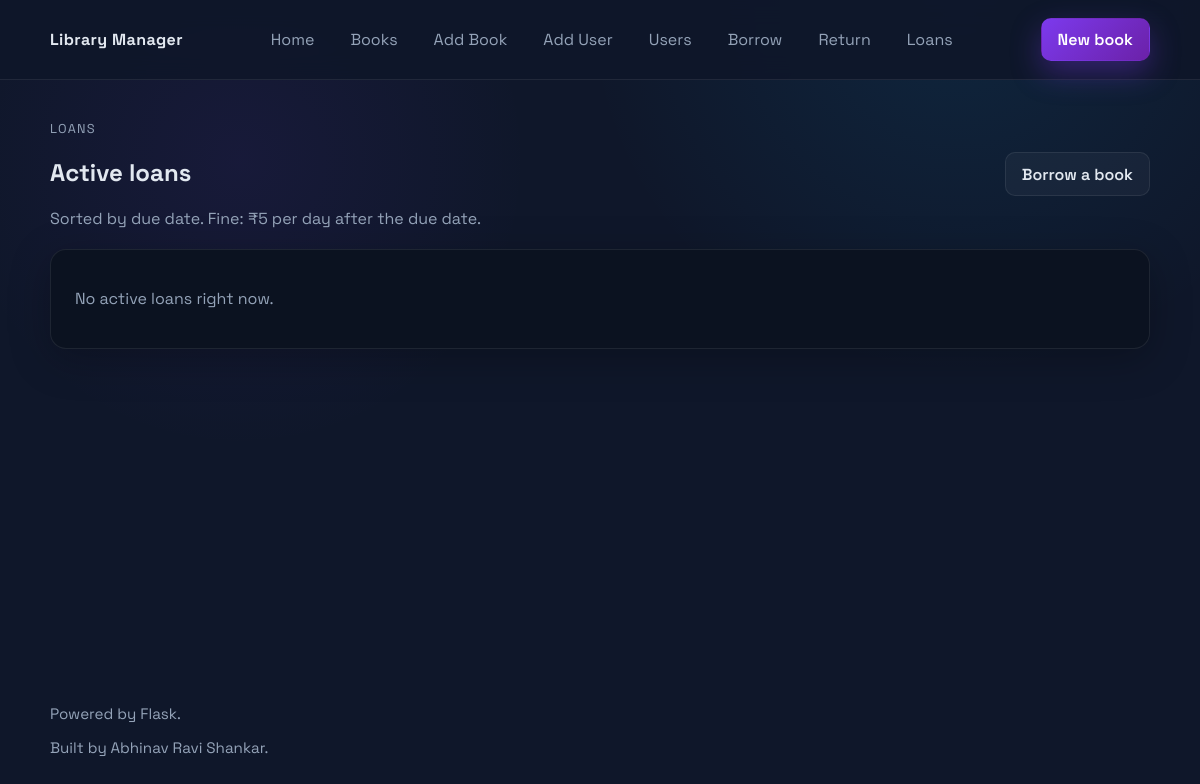
Page /loans on the earlier database version.
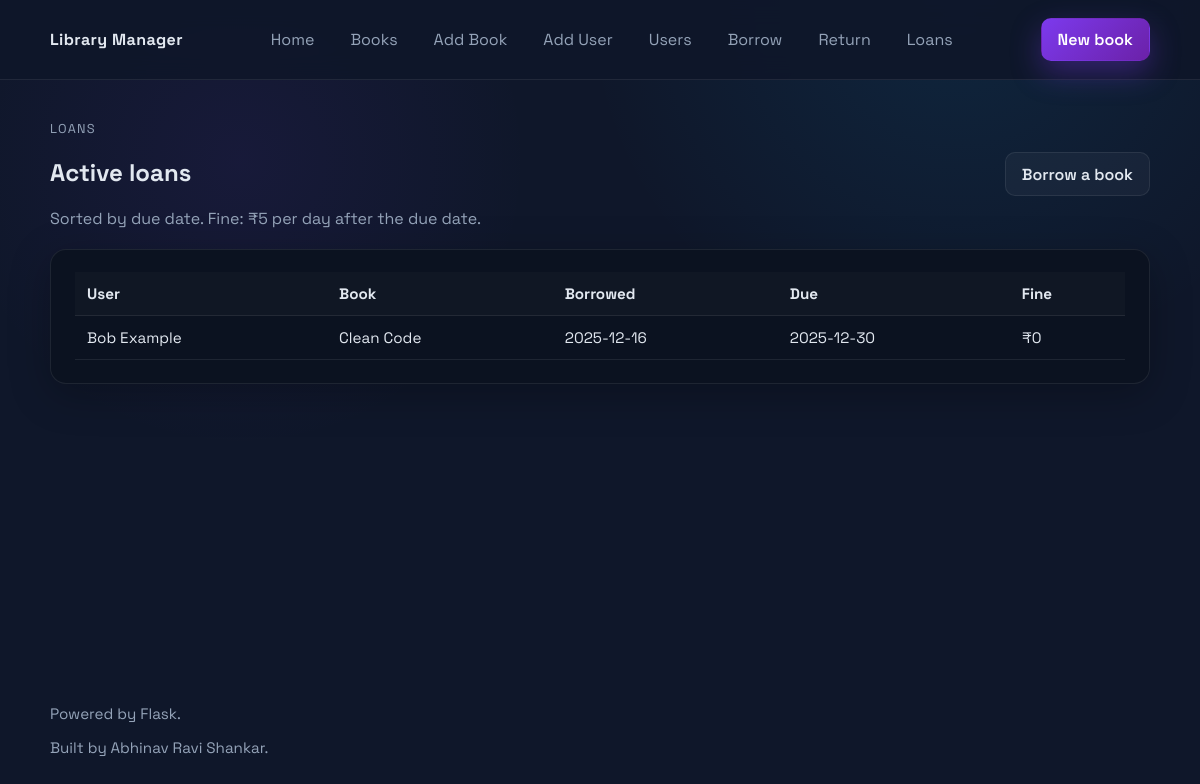
Same page on the later database version.
### tables this page shows
CREATE TABLE loans (
    id INTEGER PRIMARY KEY AUTOINCREMENT,
    user_id INTEGER NOT NULL,
    book_id INTEGER NOT NULL,
    borrow_date TEXT NOT NULL,
    due_date TEXT NOT NULL,
    return_date TEXT,
    FOREIGN KEY (user_id) REFERENCES users(id) ON DELETE CASCADE,
    FOREIGN KEY (book_id) REFERENCES books(id) ON DELETE CASCADE
);

CREATE TABLE users (
    id INTEGER PRIMARY KEY AUTOINCREMENT,
    name TEXT NOT NULL,
    email TEXT NOT NULL UNIQUE
);

CREATE TABLE books (
    id INTEGER PRIMARY KEY AUTOINCREMENT,
    title TEXT NOT NULL,
    author TEXT NOT NULL,
    isbn TEXT NOT NULL UNIQUE,
    total_copies INTEGER NOT NULL CHECK (total_copies >= 0),
    available_copies INTEGER NOT NULL CHECK (available_copies >= 0)
);

### app.py (the view)
@app.route("/loans")
def list_loans():
    today = datetime.now().date()
    with get_db_connection() as conn:
        loans = get_active_loans(conn, today)
    return render_template("loans.html", loans=loans, fine_rate=FINE_RATE)

### app.py (called while the page is built)
def get_db_connection():
    conn = sqlite3.connect(DB_PATH)
    conn.row_factory = sqlite3.Row
    return conn

def calculate_fine(due_date_str: str, today: Optional[date] = None) -> tuple[int, int]:
    today = today or date.today()
    due_date = datetime.strptime(due_date_str, "%Y-%m-%d").date()
    days_late = max((today - due_date).days, 0)
    fine_amount = days_late * FINE_RATE
    return days_late, fine_amount

### templates/loans.html (shortened to what this page needs)
{% extends "layout.html" %}
{% block content %}
<section class="page-heading">
    <div>
        <p class="eyebrow">Loans</p>
        <h1>Active loans</h1>
        <p class="lede">Sorted by due date. Fine: ₹{{ fine_rate }} per day after the due date.</p>
    </div>
    <a class="btn btn-ghost" href="{{ url_for('borrow') }}">Borrow a book</a>
</section>
<section class="card">
    {% if loans %}
    <div class="table-wrap">
        <table class="data-table">
            <thead>
                <tr>
                    <th>User</th>
                    <th>Book</th>
                    <th>Borrowed</th>
                    <th>Due</th>
                    <th>Fine</th>
                </tr>
            </thead>
            <tbody>
                {% for loan in loans %}
                <tr>
                    <td>{{ loan.user_name }}</td>
                    <td>{{ loan.book_title }}</td>
                    <td>{{ loan.borrow_date }}</td>
                    <td>
                        {{ loan.due_date }}
                    </td>
                    <td>₹{{ loan.fine }}</td>
                </tr>
                {% endfor %}
            </tbody>
        </table>
    </div>
    {% else %}
    <p class="muted">No active loans right now.</p>
    {% endif %}
</section>
{% endblock %}

Differences in the rows shown:
added loans: user_name "Bob Example", book_title "Clean Code", borrow_date "2025-12-16", due_date "2025-12-30", fine "0"
Other differences:
text no longer shown: "No active loans right now."
text now shown: "User Book Borrowed Due Fine"
